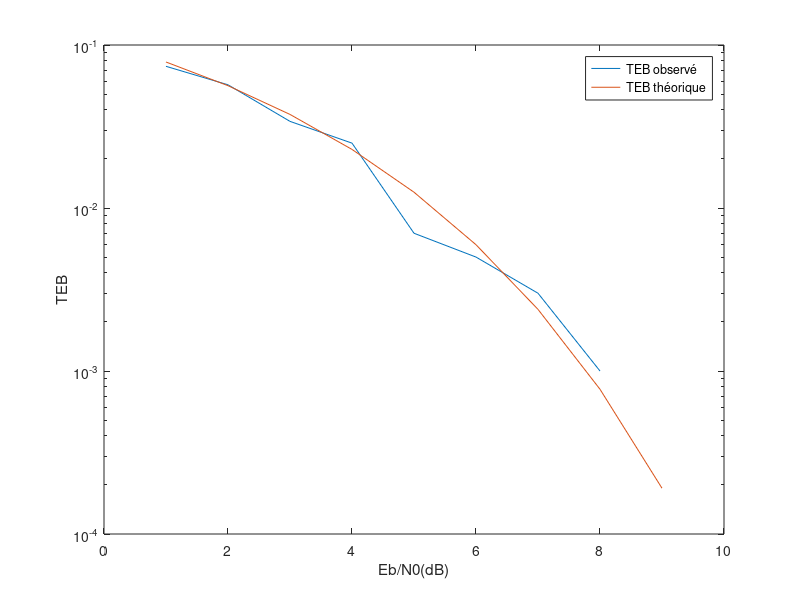
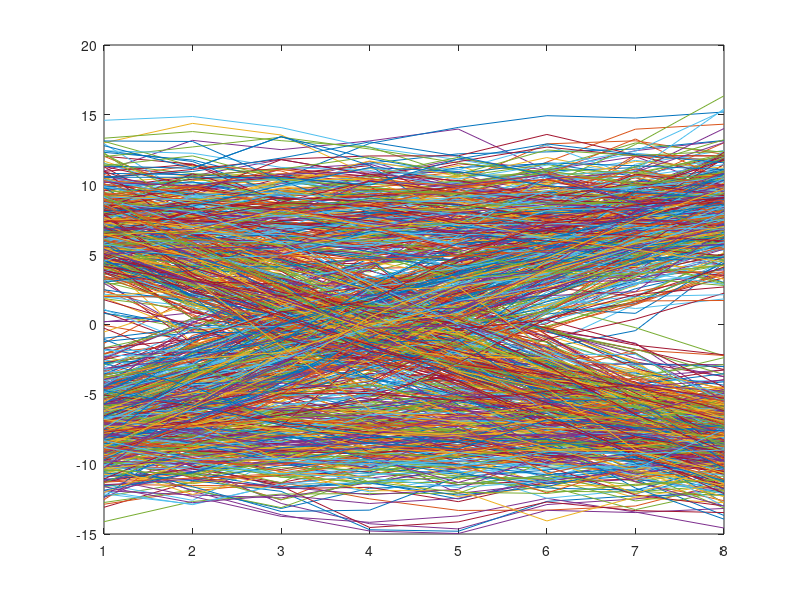
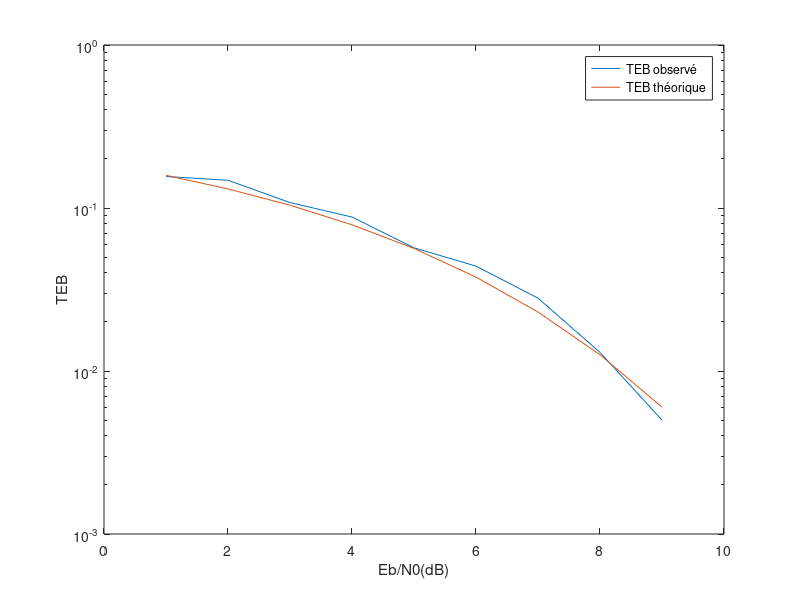
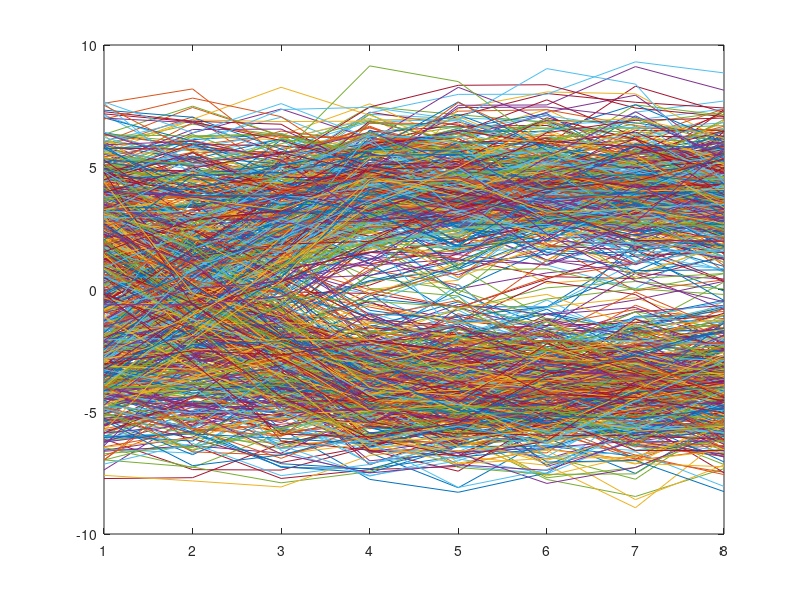

MATLAB code for these plots, in order:
close all
clear all
clc

% données constantes:
Fe = 24000; % fréquence d'échantillonnage
Te = 1 / Fe; % période d'échantillonnage
Rb = 3000; % débit binaire
Tb = 1/3000; % période binaire

%Répartition des bits
N = 1000; % nombre de bits
bits = randi([0 1], 1, N); % message binaire

% Données Chaine 1:
Ns = Tb / Te;
M1 = 2; % ordre de modulation
L1 = log2(M1); % nombre de bits par symbole
Ts1 = L1 * Tb; % période du symbole
Rs1 = 1 / Ts1; % débit du symbole
Ns1 = Ts1 / Te; % nb bits par symbole
long1 = N * Ns1 / L1; % longuer du signal
T1 = long1 * Te; % duréé du signal

%mapping binaire
Mapping1 = 2 * bits - 1;
diracs1 = kron(Mapping1, [1 zeros(1, Ns1 -1)]);

%filtrage de mise en forme:
h1 = ones(1, Ns1); % réponse inpulsionelle
x1 = filter(h1, 1, diracs1);

%bruit
TEB = zeros(1, 9);
TEB1 = zeros(1, 9);

for EbN0dB = 0:8
    Px1 = mean(abs(x1) .^ 2);
    sigma12 = (Px1 * Ns1) / (2 * log2(M1) * (10 ^ (EbN0dB / 10)));
    sigma1 = sqrt(sigma12);
    bruit1 = sigma1 * randn(1, length(x1));

    x1_boucle = x1 + bruit1;
    hr1 = h1;
    y1 = filter(hr1, 1, x1_boucle);

    n0 = 8;
    y_echant = y1(n0:Ns1:end);
    BitsRecuperes = (sign(y_echant) + 1) / 2; % demapping
    erreur = abs(bits - BitsRecuperes);
    TEB1(EbN0dB + 1) = qfunc(sqrt(2 * 10 ^ (EbN0dB / 10)));
    TEB(EbN0dB + 1) = mean(erreur);
end

figure("Name", "TEB1")
semilogy(TEB);
hold on
semilogy(TEB1);
legend('TEB observé', 'TEB théorique')
xlabel('Eb/N0(dB)')
ylabel('TEB')
g1 = conv(h1, hr1);

figure("Name", "oeil 1");
plot(reshape(y1, Ns1, length(y1) / Ns1));

% chaine 2
diracs2 = diracs1;
h2 = h1;
hr2 = ones(1, Ns1 / 2);
g2 = conv(h2, hr2);
x2 = filter(h2, 1, diracs2);

TEB_2 = zeros(1, 9);
TEB12 = zeros(1, 9);

for EbN0dB = 0:8

    Px2 = mean(abs(x2) .^ 2);
    sigma12 = (Px2 * Ns1) / (2 * log2(M1) * (10 ^ (EbN0dB / 10)));
    sigma1 = sqrt(sigma12);
    bruit1 = sigma1 * randn(1, length(x2));

    x2_boucle = x2 + bruit1;
    hr1 = ones(1, Ns/2);
    y1 = filter(hr1, 1, x2_boucle);

    n0 = 8;
    y_echant = y1(n0:Ns1:end);
    BitsRecuperes = (sign(y_echant) + 1) / 2; % demapping
    erreur = abs(bits - BitsRecuperes);
    TEB12(EbN0dB + 1) = qfunc(sqrt(10 ^ (EbN0dB / 10)));
    TEB_2(EbN0dB + 1) = mean(erreur);
end

figure("Name", "TEB2")
semilogy(TEB_2);
hold on
semilogy(TEB12);
legend('TEB observé', 'TEB théorique')
xlabel('Eb/N0(dB)')
ylabel('TEB')

figure("Name", "oeil 2");
plot(reshape(y1, Ns1, length(y1) / Ns1));

%chaine 3;
M3 = 4; % ordre de modulation
L3 = log2(M3); % nombre de bits par symbole
Ts3 = L3 * Tb; % période du symbole
Rs3 = 1 / Ts3; % débit du symbole
Ns3 = Ts3 / Te; % nb bits par symbole
long3 = N * Ns3 / L3; % longuer du signal
T3 = long3 * Te; % duréé du signal

% MAPPING 4-AIRE
Mapping3 = zeros(1, length(bits) / 2);

for i = 1:length(Mapping3)

    if (bits(2 * i - 1:2 * i) == [1 1])
        Mapping3(i) = 3;
    elseif (bits(2 * i - 1:2 * i) == [0 1])
        Mapping3(i) = 1;
    elseif (bits(2 * i - 1:2 * i) == [0 0])
        Mapping3(i) = -1;
    else
        Mapping3(i) = -3;
    end

end

diracs3 = kron(Mapping3, [1 zeros(1, Ns3 -1)]);
h3 = ones(1, Ns3);
hr3 = h3;
g3 = conv(h3, hr3);

x3 = filter(h3, 1, diracs3);
TEB_3 = zeros(1, 9);
TEB13 = zeros(1, 9);

for EbN0dB = 0:8

    Px3 = mean(abs(x3) .^ 2);
    sigma12 = (Px3 * Ns3) / (2 * log2(M3) * (10 ^ (EbN0dB / 10)));
    sigma1 = sqrt(sigma12);
    bruit1 = sigma1 * randn(1, length(x3));

    x3_boucle = x3 + bruit1;
    hr3 = h3;
    y3 = filter(hr3, 1, x3_boucle);

    n0 = 16;
    y_echant = y3(n0:Ns3:end) / Ns3;

    % DEMAPPING
    BitsRecuperes = zeros(1, N);

    for i = 1:length(y_echant)

        if (y_echant(i) > 2)
            BitsRecuperes(2 * i - 1:2 * i) = [1 1];
        elseif (y_echant(i) > 0)
            BitsRecuperes(2 * i - 1:2 * i) = [0 1];
        elseif (y_echant(i) > -2)
            BitsRecuperes(2 * i - 1:2 * i) = [0 0];
        else
            BitsRecuperes(2 * i - 1:2 * i) = [1 0];
        end

    end

    % Calcul TEB
    erreur = abs(bits - BitsRecuperes);
    TEB13(EbN0dB + 1) = (3/4) * qfunc(sqrt((12/15) * 10 ^ (EbN0dB / 10)));
    TEB_3(EbN0dB + 1) = mean(erreur);

end

figure("Name", "TEB3")
semilogy(TEB_3);
hold on
semilogy(TEB13);
figure("Name", "oeil 3");
plot(reshape(y3, Ns3, length(y3) / Ns3));
legend('TEB observé', 'TEB théorique')
xlabel('Eb/N0(dB)')
ylabel('TEB')

figure("Name", "filtres globaux")
plot(g1)
hold on
plot(g2)
hold on
plot(g3)
legend("g1", "g2", "g3")
